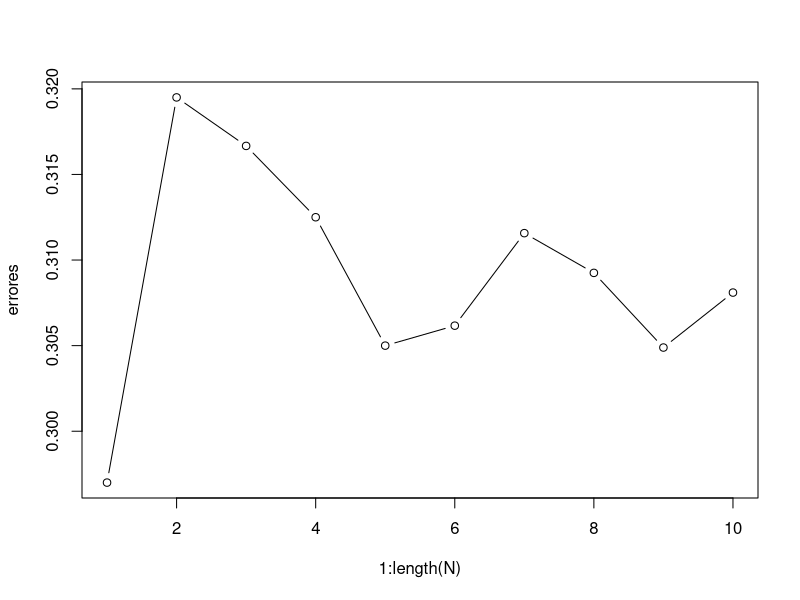

This figure's R source:


crear_muestra <- function(n, N0, N1) {
  # INPUT: número de muestras; N0 la distribución 0 y
  #        N1 la distribución 1 
  # OUTPUT: un vector de pares [(X, C), ....]
  resultados <- vector("list", n)
  
  for (i in 1:n) {
    # Generar una variable aleatoria binomial
    c <- rbinom(1, size = 1, prob = 0.5)
    if (c == 0) {
      x <- rnorm(1, mean = N0[1], sd = N0[2])
    } else {
      x <- rnorm(1, mean = N1[1], sd = N1[2])
    }
    
    # Agregar el par (X, C) a la lista de resultados
    resultados[[i]] <- c(x, c)
  }
  return(do.call(rbind, resultados))
}


clasificador_bayes <- function(muestra, N0, N1){
  error <- 0
  length(muestra[, 1])
  for (n in 1:length(muestra[, 1])){
    d1 <- dnorm(muestra[n, 1], mean = N0[1], sd = N0[2])
    d2 <- dnorm(muestra[n, 1], mean = N1[1], sd = N1[2])
    
    # a es la clase predecida
    a <- 0
    if (d2 > d1){
      a <- 1
    }
    
    error <- error +  abs(muestra[n, 2] - a)
  }
  error / length(muestra[, 1])
  #error
}

N0 <- c(0, 1)
N1 <- c(1, 1)
N <- c(10, 20, 50, 100, 500, 1000, 5000)
N <- seq(from = 1000, to = 10000, by = 1000)

errores <- vector("list", length(N))
for (i in 1:length(N)){
  muestra<- crear_muestra(N[i], N0, N1)
  errores[i] <- clasificador_bayes(muestra, N0, N1)
}
errores

plot(1:length(N), errores, type = "b")

